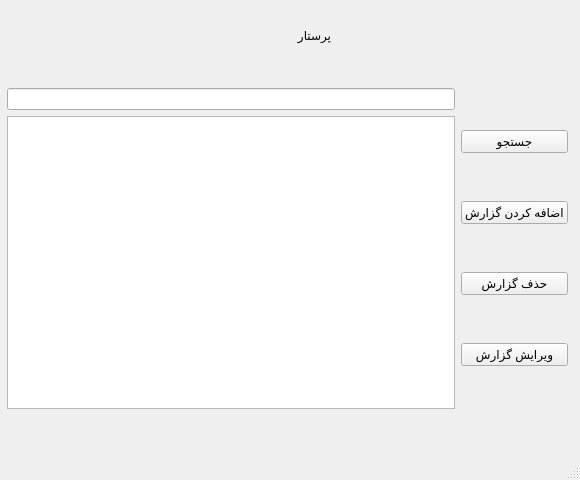
<?xml version="1.0" encoding="UTF-8"?>
<ui version="4.0">
 <class>MainWindow</class>
 <widget class="QMainWindow" name="MainWindow">
  <property name="geometry">
   <rect>
    <x>0</x>
    <y>0</y>
    <width>580</width>
    <height>480</height>
   </rect>
  </property>
  <property name="windowTitle">
   <string>MainWindow</string>
  </property>
  <widget class="QWidget" name="centralwidget">
   <widget class="QLabel" name="label">
    <property name="geometry">
     <rect>
      <x>0</x>
      <y>0</y>
      <width>581</width>
      <height>441</height>
     </rect>
    </property>
    <property name="text">
     <string/>
    </property>
    <property name="pixmap">
     <pixmap>../nurse.jpg</pixmap>
    </property>
   </widget>
   <widget class="QWidget" name="layoutWidget">
    <property name="geometry">
     <rect>
      <x>7</x>
      <y>88</y>
      <width>561</width>
      <height>321</height>
     </rect>
    </property>
    <layout class="QHBoxLayout" name="horizontalLayout_3">
     <item>
      <layout class="QVBoxLayout" name="verticalLayout_4">
       <item>
        <widget class="QLineEdit" name="lineEdit"/>
       </item>
       <item>
        <widget class="QListWidget" name="listWidget_3"/>
       </item>
      </layout>
     </item>
     <item>
      <layout class="QVBoxLayout" name="verticalLayout_3">
       <item>
        <widget class="QPushButton" name="search">
         <property name="text">
          <string>جستجو</string>
         </property>
        </widget>
       </item>
       <item>
        <widget class="QPushButton" name="addRButton_3">
         <property name="text">
          <string>اضافه کردن گزارش</string>
         </property>
        </widget>
       </item>
       <item>
        <widget class="QPushButton" name="deleteRButton_3">
         <property name="text">
          <string>حذف گزارش</string>
         </property>
        </widget>
       </item>
       <item>
        <widget class="QPushButton" name="editRButton_3">
         <property name="text">
          <string>ویرایش گزارش</string>
         </property>
        </widget>
       </item>
      </layout>
     </item>
    </layout>
   </widget>
   <widget class="QLabel" name="label_2">
    <property name="geometry">
     <rect>
      <x>230</x>
      <y>-10</y>
      <width>101</width>
      <height>91</height>
     </rect>
    </property>
    <property name="layoutDirection">
     <enum>Qt::LeftToRight</enum>
    </property>
    <property name="text">
     <string>پرستار</string>
    </property>
    <property name="margin">
     <number>20</number>
    </property>
    <property name="indent">
     <number>-1</number>
    </property>
   </widget>
  </widget>
  <widget class="QMenuBar" name="menubar">
   <property name="geometry">
    <rect>
     <x>0</x>
     <y>0</y>
     <width>580</width>
     <height>22</height>
    </rect>
   </property>
  </widget>
  <widget class="QStatusBar" name="statusbar"/>
 </widget>
 <resources/>
 <connections/>
</ui>
